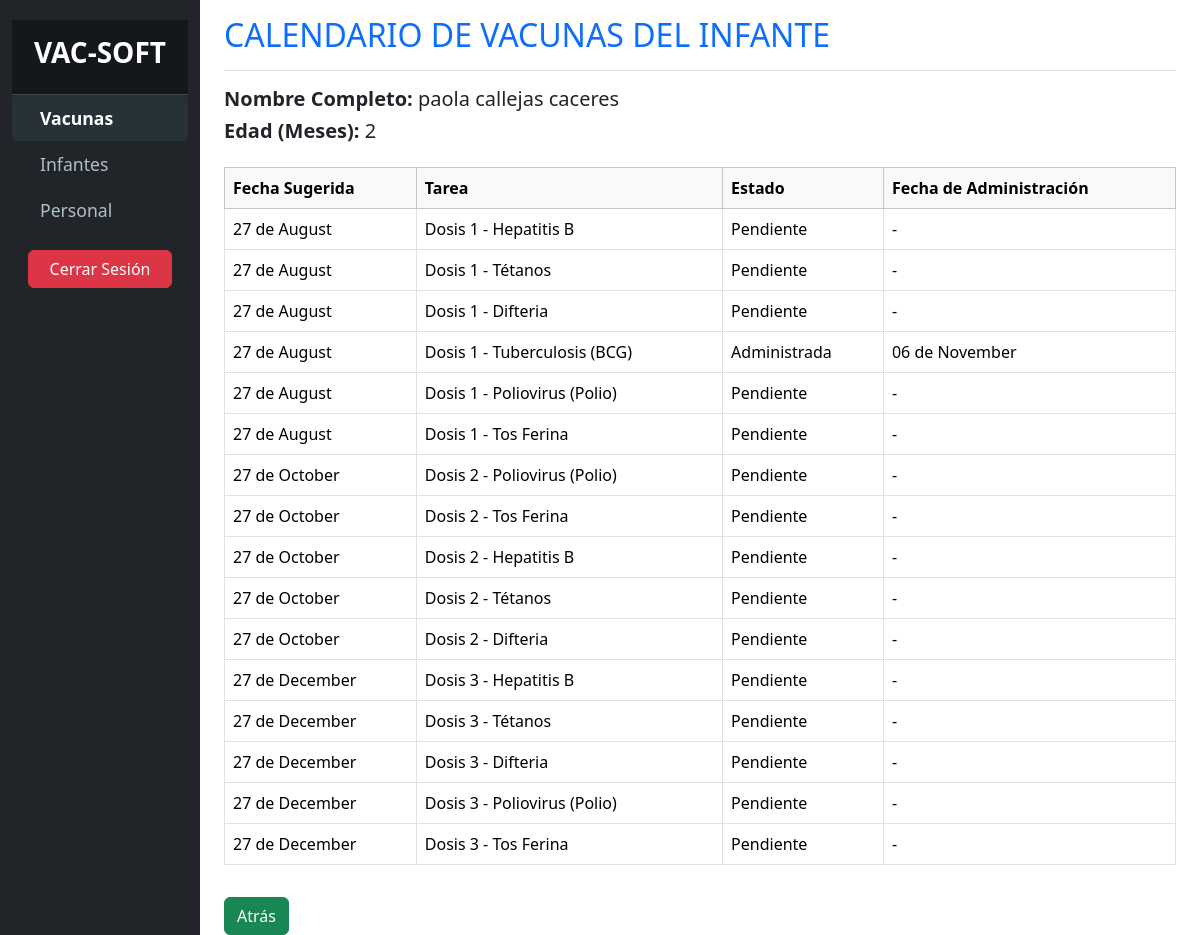
The page /calendario_infante.php?id=3 on the database as committed earlier.
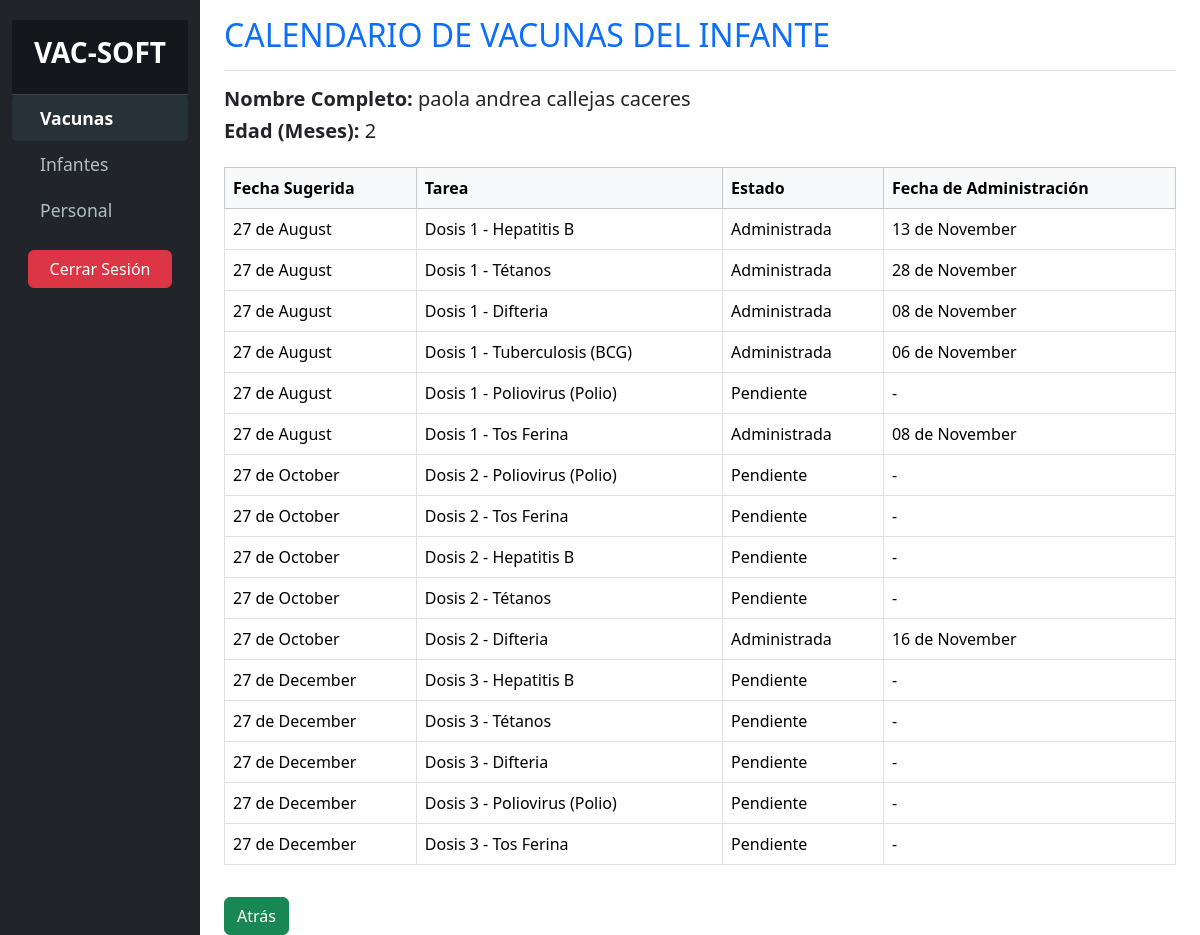
The same page on the database as committed later.
### tables this page shows
CREATE TABLE `vacuna_tipo` (
  `id` bigint(20) NOT NULL,
  `tipo` varchar(255) NOT NULL,
  `dosis_requeridas` int(11) NOT NULL
);

### calendario_infante.php (the view, shortened to what this page needs)
<?php
include_once 'conexion.php';
$id_infante = $_GET['id'] ?? null;
$query_infante = "SELECT nombre, apellido_paterno, apellido_materno, fecha_nacimiento FROM niños WHERE id = ?";
$stmt = $conn->prepare($query_infante);
$stmt->bind_param("i", $id_infante);
$stmt->execute();
$result_infante = $stmt->get_result();
$infante = $result_infante->fetch_assoc();
function calcularEdadEnMeses($fechaNacimiento)
{
    $fechaActual = new DateTime();
    $fechaNac = new DateTime($fechaNacimiento);
    $diferencia = $fechaActual->diff($fechaNac);
    return ($diferencia->y * 12) + $diferencia->m;
}
$edad_meses = calcularEdadEnMeses($infante['fecha_nacimiento']);
$query_calendario = "
    SELECT
        vacuna_tipo.id AS tipo_id,
        vacuna_tipo.tipo AS vacuna,
        calendario.numero_dosis,
        vacunaciones.fecha_administracion,
        DATE_ADD(?, INTERVAL ((calendario.numero_dosis - 1) * 2) MONTH) AS fecha_sugerida,
        IF(vacunaciones.fecha_administracion IS NULL, 'Pendiente', 'Administrada') AS estado
    FROM vacuna_tipo
    JOIN (SELECT 1 AS numero_dosis UNION SELECT 2 UNION SELECT 3 UNION SELECT 4) AS calendario
        ON calendario.numero_dosis <= vacuna_tipo.dosis_requeridas
    LEFT JOIN vacunaciones
        ON vacuna_tipo.id = vacunaciones.tipo_id
        AND vacunaciones.id_nino = ?
        AND vacunaciones.numero_dosis = calendario.numero_dosis
    ORDER BY fecha_sugerida ASC";
$stmt_calendario = $conn->prepare($query_calendario);
$stmt_calendario->bind_param("si", $infante['fecha_nacimiento'], $id_infante);
$stmt_calendario->execute();
$result_calendario = $stmt_calendario->get_result();
?>
<!DOCTYPE html>
<html lang="es">
<head>
    <link rel="stylesheet" href="css/bootstrap.min.css">
    <link rel="stylesheet" href="css/styles.css">
</head>
<body>
    <div class="container-fluid">
        <div class="row">
            <nav id="sidebar" class="col-md-3 col-lg-2 d-md-block sidebar bg-dark d-flex flex-column">
                <div>
                    <div class="sidebar-header p-3 text-center">
                        <h3 class="text-white"><strong>VAC-SOFT</strong></h3>
                    </div>
                    <ul class="nav flex-column">
                        <li class="nav-item">
                            <a class="nav-link active" href="index.php">
                                <i class="bi bi-arrow-right-circle me-2"></i> Vacunas
                            </a>
                        </li>
                        <li class="nav-item">
                            <a class="nav-link" href="infantes.php">
                                <i class="bi bi-people me-2"></i> Infantes
                            </a>
                        </li>
                        <li class="nav-item">
                            <a class="nav-link" href="personal.php">
                                <i class="bi bi-person-badge me-2"></i> Personal
                            </a>
                        </li>
                    </ul>
                </div>
                <div class="mt-auto text-center p-3">
                    <a href="logout.php" class="btn btn-danger w-100">Cerrar Sesión</a>
                </div>
            </nav>
            <main class="col-md-9 ms-sm-auto col-lg-10 px-md-4">
                <div class="d-flex justify-content-between flex-wrap flex-md-nowrap align-items-center pt-3 pb-2 mb-3 border-bottom">
                    <h1 class="h2 text-primary">CALENDARIO DE VACUNAS DEL INFANTE</h1>
                </div>
                <div class="mb-4">
                    <h5><strong>Nombre Completo:</strong> <?php echo $infante['nombre'] . ' ' . $infante['apellido_paterno'] . ' ' . $infante['apellido_materno']; ?></h5>
                    <h5><strong>Edad (Meses):</strong> <?php echo $edad_meses; ?></h5>
                </div>
                <div class="table-responsive">
                    <table class="table table-bordered">
                        <thead class="table-light">
                            <tr>
                                <th>Fecha Sugerida</th>
                                <th>Tarea</th>
                                <th>Estado</th>
                                <th>Fecha de Administración</th>
                            </tr>
                        </thead>
                        <tbody>
                            <?php while ($row = $result_calendario->fetch_assoc()) : ?>
                                <tr>
                                    <td><?php echo strftime("%d de %B", strtotime($row['fecha_sugerida'])); ?></td>
                                    <td><?php echo 'Dosis ' . $row['numero_dosis'] . ' - ' . $row['vacuna']; ?></td>
                                    <td><?php echo $row['estado']; ?></td>
                                    <td><?php echo $row['fecha_administracion'] ? strftime("%d de %B", strtotime($row['fecha_administracion'])) : '-'; ?></td>
                                </tr>
                            <?php endwhile; ?>
                        </tbody>
                    </table>
                </div>
                <div class="mt-3">
                    <a href="informacion_infante.php?id=<?php echo $id_infante; ?>" class="btn btn-success">Atrás</a>
                </div>
            </main>
        </div>
    </div>
</body>
</html>

### css/styles.css (style rules this page uses)
#sidebar { background-color: #1c1f26; color: #ffffff; min-height: 100vh; padding-top: 20px; }
#sidebar .sidebar-header { font-size: 1.5rem; font-weight: bold; background-color: #14171c; padding: 20px; border-bottom: 1px solid #444; }
#sidebar .nav-link { color: #b0bec5; font-size: 1.1rem; padding: 10px 20px; display: flex; align-items: center; transition: all 0.3s ease; }
#sidebar .nav-link.active { background-color: #263238; color: #ffffff; font-weight: bold; border-radius: 5px; }

Rows that differ between the two databases and show on the page:
changed niños "callejas": nombre "paola" → "paola andrea"
shown differently, row unchanged: vacuna_tipo "Hepatitis B": estado "Pendiente" → "Administrada"; fecha_administracion (not shown) → "13 de November"; no longer shows "-"
shown differently, row unchanged: vacuna_tipo "Tétanos": estado "Pendiente" → "Administrada"; fecha_administracion (not shown) → "28 de November"; no longer shows "-"
shown differently, row unchanged: vacuna_tipo "Difteria": estado "Pendiente" → "Administrada"; fecha_administracion (not shown) → "08 de November"; fecha_administracion (not shown) → "16 de November"; no longer shows "- -"
shown differently, row unchanged: vacuna_tipo "Tos Ferina": estado "Pendiente" → "Administrada"; fecha_administracion (not shown) → "08 de November"; no longer shows "-"
